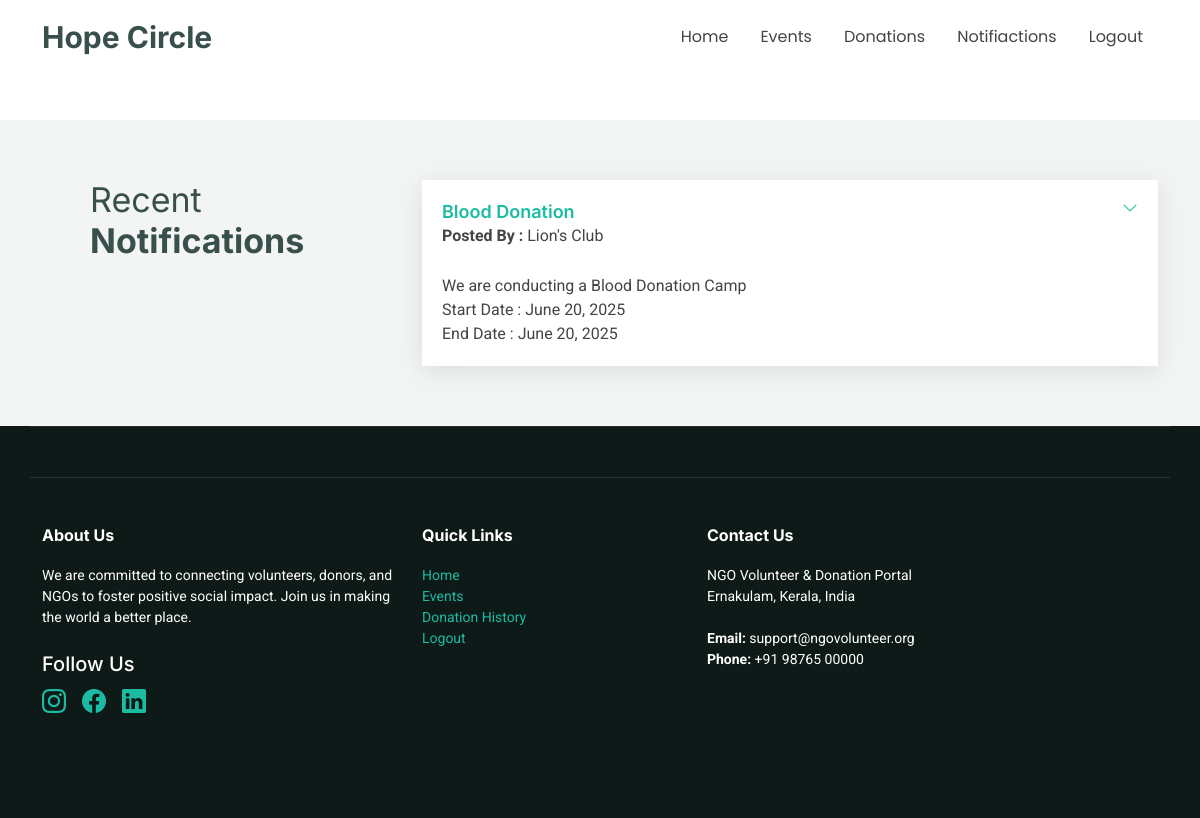
Screenshot of /donSub (signed in) with the database file from the repository.
### ngoapp/models.py (models this page shows)
class Activity(models.Model):
    ngo=models.ForeignKey(Ngo,on_delete=models.CASCADE)
    name=models.CharField(max_length=50)
    category=models.CharField(max_length=50,null=True)
    description=models.TextField()
    loc=models.CharField(max_length=200)
    volunteers_needed=models.IntegerField()
    sDate=models.DateField()
    eDate=models.DateField()

class Ngo(models.Model):
    user=models.ForeignKey(Logintbl,on_delete=models.CASCADE)
    name=models.CharField(max_length=50)
    email=models.CharField(max_length=50)
    phone=models.BigIntegerField()
    lisence = models.FileField(null=True)
    logo = models.FileField(null=True)
    address =models.CharField(max_length=200)

### ngoapp/views.py (the view)
# urls.py: path('donSub',views.donSub),
def donSub(request):
    uid = request.session['id']
    don = Donor.objects.get(id=uid)
    ngo_ids = Subscribe.objects.filter(don=don, status="yes").values_list('ngo', flat=True).distinct()
    activities = Activity.objects.filter(ngo_id__in=ngo_ids).order_by('-id')
    return render(request, "donSub.html", {"activities": activities})

### templates/donSub.html (shortened to what this page needs)
{% extends 'donorHome.html' %}
{% block content %}
    <section id="faq" class="faq section light-background">
      <div class="container">
        <div class="row gy-4">
          <div class="col-lg-4" data-aos="fade-up" data-aos-delay="100">
            <div class="content px-xl-5">
              <h3><span>Recent </span><strong>Notifications</strong></h3>
            </div>
          </div>
          {% if activities %}
          <div class="col-lg-8" data-aos="fade-up" data-aos-delay="200">
            <div class="faq-container">
                {% for i in activities %}
              <div class="faq-item faq-active">
                <h3><span class="num" >{{i.name}}</span></h3>
                <p><strong>Posted By : </strong>{{i.ngo.name}}</p>
                <div class="faq-content">
                  <p>{{i.description}}</p>
                  <p>Start Date : {{i.sDate}}</p>
                  <p>End Date : {{i.eDate}}</p>
                </div>
                <i class="faq-toggle bi bi-chevron-right"></i>
              </div>
              {% endfor %}
            </div>
          </div>
          {% endif %}
        </div>
      </div>
    </section>
{% endblock %}

### static/media/assets/css/main.css (style rules this page uses)
:root { --default-font: "Roboto", system-ui, -apple-system, "Segoe UI", Roboto, "Helvetica Neue", Arial, "Noto Sans", "Liberation Sans", sans-serif, "Apple Color Emoji", "Segoe UI Emoji", "Segoe UI Symbol", "Noto Color Emoji"; --heading-font: "Inter", sans-serif; --nav-font: "Poppins", sans-serif; }
:root { --background-color: #ffffff; --default-color: #444444; --heading-color: #384f4b; --accent-color: #1bbca3; --surface-color: #ffffff; --contrast-color: #ffffff; }
:root { --nav-color: #444444; --nav-hover-color: #1bbca3; --nav-mobile-background-color: #ffffff; --nav-dropdown-background-color: #ffffff; --nav-dropdown-color: #444444; --nav-dropdown-hover-color: #1bbca3; }
.light-background { --background-color: #f2f5f4; --surface-color: #ffffff; }
:root { scroll-behavior: smooth; }
body { color: var(--default-color); background-color: var(--background-color); font-family: var(--default-font); }
h1, h2, h3, h4, h5, h6 { color: var(--heading-color); font-family: var(--heading-font); }
section, .section { color: var(--default-color); background-color: var(--background-color); padding: 60px 0; scroll-margin-top: 74px; overflow: clip; }
.faq .content h3 { font-weight: 400; font-size: 34px; }
.faq .faq-container .faq-item { background-color: var(--surface-color); position: relative; padding: 20px; margin-bottom: 20px; box-shadow: 0px 5px 25px 0px rgba(0, 0, 0, 0.1); overflow: hidden; }
.faq .faq-container .faq-item:last-child { margin-bottom: 0; }
.faq .faq-container .faq-item h3 { font-weight: 600; font-size: 18px; line-height: 24px; margin: 0 30px 0 0; transition: 0.3s; cursor: pointer; display: flex; align-items: flex-start; }
.faq .faq-container .faq-item h3 .num { color: var(--accent-color); padding-right: 5px; }
.faq .faq-container .faq-item .faq-content { display: grid; grid-template-rows: 0fr; transition: 0.3s ease-in-out; visibility: hidden; opacity: 0; }
.faq .faq-container .faq-item .faq-content p { margin-bottom: 0; overflow: hidden; }
.faq .faq-container .faq-item .faq-toggle { position: absolute; top: 20px; right: 20px; font-size: 16px; line-height: 0; transition: 0.3s; cursor: pointer; }
.faq .faq-container .faq-active h3 { color: var(--accent-color); }
.faq .faq-container .faq-active .faq-content { grid-template-rows: 1fr; visibility: visible; opacity: 1; padding-top: 10px; }
.faq .faq-container .faq-active .faq-toggle { transform: rotate(90deg); color: var(--accent-color); }

### rows the page displays
Activity: name "Blood Donation", ngo.name "Lion's Club", description "We are conducting a Blood Donation Camp", sDate "June 20, 2025", eDate "June 20, 2025"
